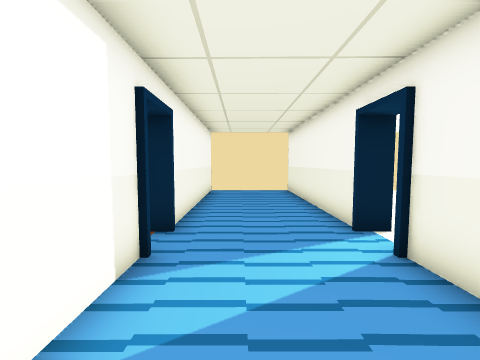
[1] (above)

12 first-person views from a walk through a Godot game level. The camera is 1.3 m above the floor, tilts 4° down and sees 90° across. The floor is counted in squares, 0.92 m on a side. Each view is taken from the middle of a square. On the plan, view 1 faces up. The plan holds only what a view shows up to about 13 squares ahead; the rest is blank. Flat picture figures and markers are left out. Some surface patterns are stand-ins.

[2]
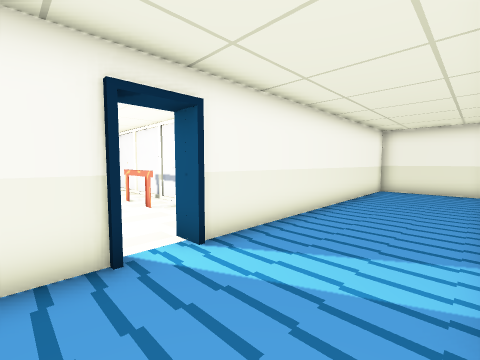

[3]
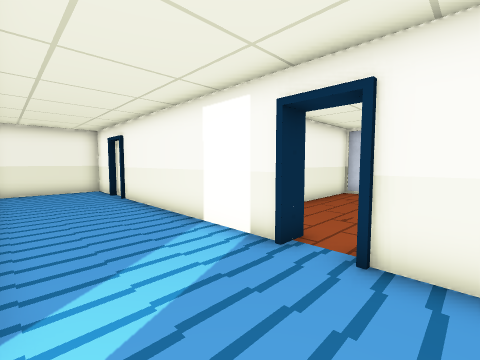

[4]
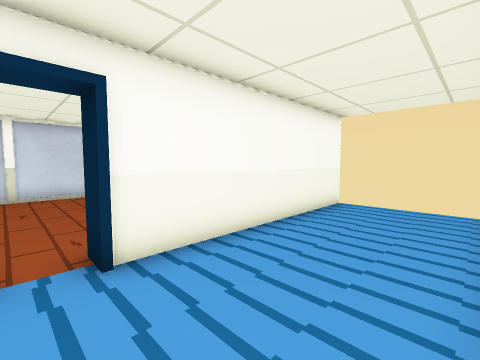

[5]
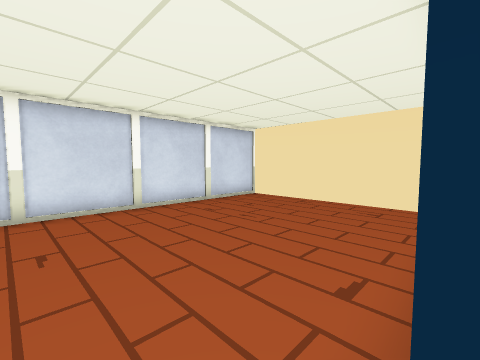

[6]
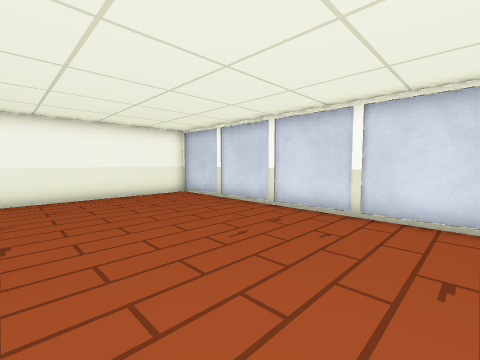

[7]
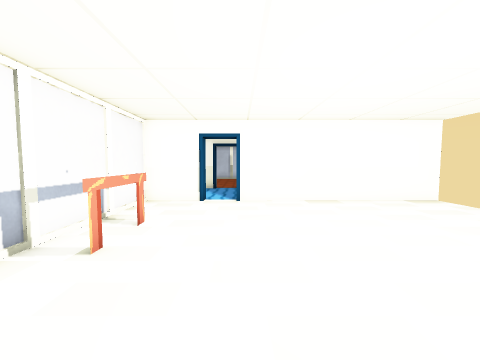

[8]
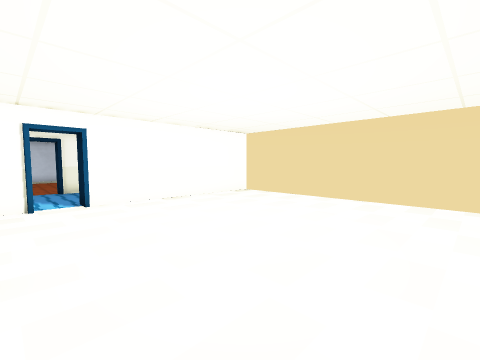

[9]
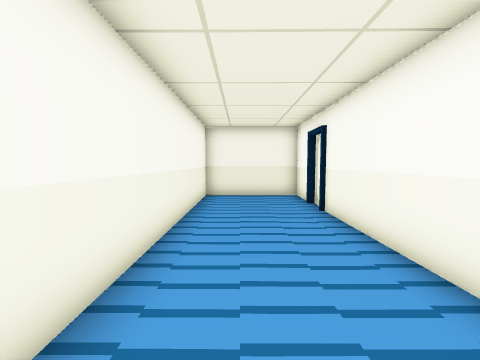

[10]
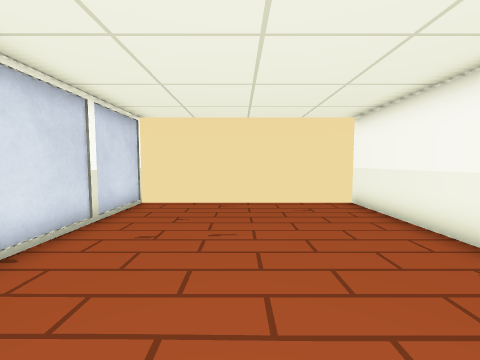

[11]
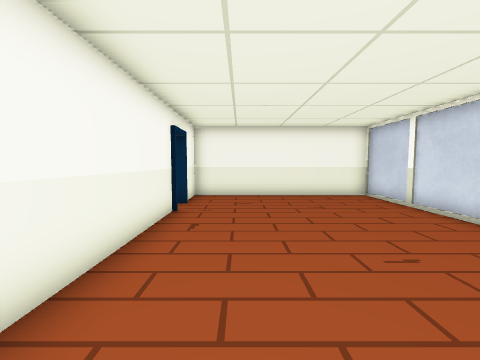

[12]
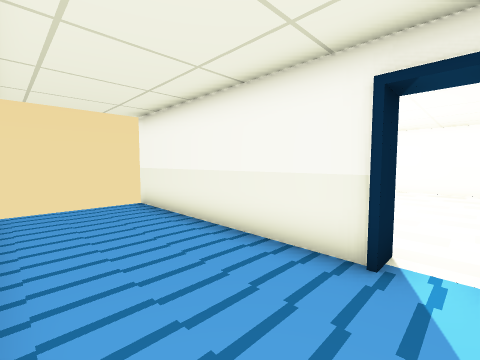

### Floor plan
Ten units are one square. View 1 is at (0, 0); x grows to the right and y downward. Boxes are objects, and circles mark ways between rooms. Rooms are numbered by the first view taken in them; rooms with no view inside come last. Other rooms are left out.
<svg viewBox="-101 -131 236 211">
<path fill="none" stroke="#000" d="M-15 -36 -15 55M30 -49 25 -49 25 -125M-15 59 -15 75 25 75 25 -36 30 -36M-15 -126 -15 -48M-12 -49 -20 -49 -20 -125M-96 -125 -96 -15 -20 -15 -20 -36 -15 -36M130 -39 130 -70M30 -36 30 -15 128 -15M30 -126 30 -49"/>
<rect x="75" y="-35" width="10" height="10" fill="#bbb"><title>table</title></rect>
<circle cx="-20" cy="-40" r="3" fill="#2a7"/>
<circle cx="30" cy="-40" r="3" fill="#2a7"/>
<text x="10" y="-30">1</text>
<text x="-60" y="-70">2</text>
<text x="80" y="-70">3</text>
</svg>
Room 1 opens to room 2. Room 1 opens to room 3.

Where each view was taken, in squares from view 1:
view 1: 0 up, 0 right, facing up
view 2: 6 up, 1 left, facing down-right
view 3: 6 up, 2 right, facing down-left
view 4: 4 up, 2 right, facing up-left
view 5: 4 up, 2 left, facing up-left
view 6: 12 up, 3 left, facing down-left
view 7: 5 up, 12 right, facing left
view 8: 3 up, 12 right, facing up-left
view 9: 3 up, 1 right, facing down
view 10: 4 up, 6 left, facing up
view 11: 12 up, 4 left, facing down
view 12: 4 up, 1 left, facing up-right
